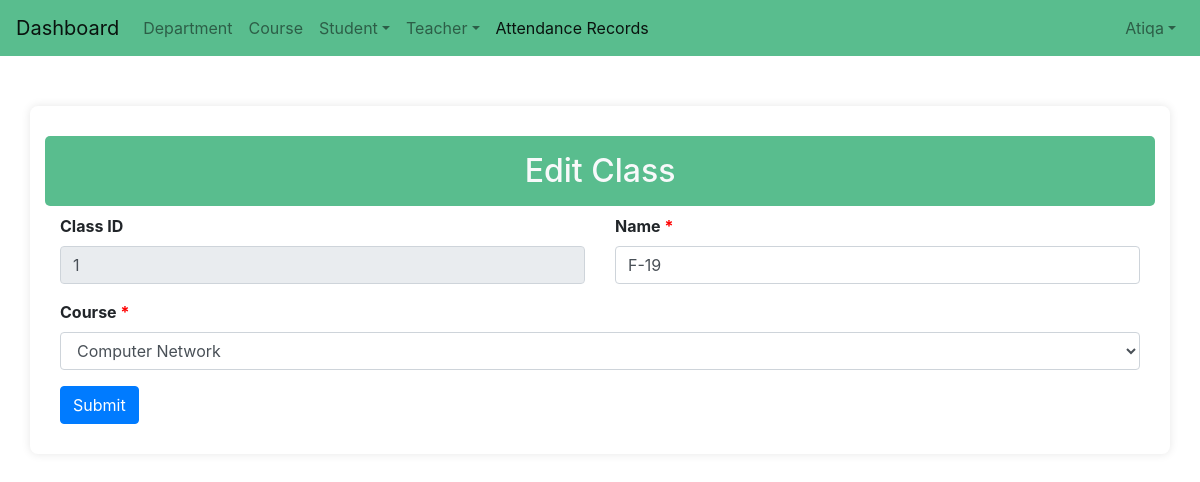
/classes_update/1/ (signed in), run on the app's committed database.
### attandance/models.py (models this page shows, shortened)
class CustomUser(AbstractUser):
    full_name = models.CharField(max_length=100, null=True)
    phone_number = models.CharField(max_length=15, blank=True, null=True)
    role = models.CharField(max_length=50, null=True)
    date_of_creation = models.DateField(auto_now_add=True, null=True)
    last_login_date = models.DateField(blank=True, null=True)
    is_super_admin = models.BooleanField(default=False)
    student = models.ForeignKey(Student, on_delete=models.CASCADE, null=True, blank=True)
    objects = CustomUserManager()

class Classes(models.Model):
    classes_id = models.CharField(max_length=100, null=True)
    name = models.CharField(max_length=255, unique=True)
    courses = models.ForeignKey(Courses, on_delete=models.CASCADE)
    created_on = models.DateTimeField(auto_now_add=True)
    updated_on = models.DateTimeField(auto_now=True)

class Courses(models.Model):
    course_id = models.CharField(max_length=100, null=True)
    name = models.CharField(max_length=255, )
    department = models.ForeignKey(Department, on_delete=models.CASCADE)
    created_on = models.DateTimeField(auto_now_add=True)
    updated_on = models.DateTimeField(auto_now=True)

### attandance/views.py (the view, shortened to what this page needs)
# urls.py: path('classes_update/<int:class_id>/', views.classes_update, name='classes_update'),
@login_required(login_url='home')
def classes_update(request, class_id):
    classes = get_object_or_404(Classes, pk=class_id)
    courses = Courses.objects.all()
    return render(request, 'admin/class/classes_update.html', {
        'classes': classes,
        'courses': courses
    })

### templates/admin/class/classes_update.html (shortened to what this page needs)
<!DOCTYPE html>
<html lang="en">
{% load static %}
<head>
</head>
<body>
    {% include 'navbar.html' %}
    <div class="container">
        <h2 class="text-light py-3">Edit Class</h2>
        <form method="post" enctype="multipart/form-data">
            <div class="container-fluid">
                <div class="row mb-3">
                    <div class="col-md-6">
                        <label for="classes_id" class="form-label">Class ID</label>
                        <input type="text" class="form-control" id="classes_id" value="{{ classes.classes_id }}" name="classes_id" readonly>
                    </div>
                    <div class="col-md-6">
                        <label for="name" class="form-label">Name <span style="color:red;">*</span></label>
                        <input type="text" class="form-control" id="name" name="name" value="{{ form_data.name|default:classes.name }}">
                    </div>
                </div>
                <div class="mb-3">
                    <label for="course" class="form-label">Course <span style="color:red; font-weight:bold;">*</span></label>
                    <select id="course" name="course" class="form-control">
                        {% for course in courses %}
                        <option value="{{ course.id }}" {% if course.id == classes.courses.id %}selected{% endif %}>{{ course.name }}</option>
                        {% endfor %}
                    </select>
                </div>
                <div class="row">
                    <div class="col-md-12">
                        <button type="submit" class="btn btn-primary">Submit</button>
                    </div>
                </div>
            </div>
        </form>
    </div>
</body>
</html>

### templates/navbar.html (shortened to what this page needs)
<html lang="en">
<head>
  <link rel="stylesheet" href="https://maxcdn.bootstrapcdn.com/bootstrap/4.5.2/css/bootstrap.min.css">
  <link rel="stylesheet" href="https://cdn.datatables.net/1.13.6/css/jquery.dataTables.min.css">
  <link href="https://cdnjs.cloudflare.com/ajax/libs/select2/4.1.0/css/select2.min.css" rel="stylesheet" />
  <link rel="stylesheet" href="https://cdnjs.cloudflare.com/ajax/libs/font-awesome/5.15.3/css/all.min.css">
</head>
<body>
  <nav class="navbar navbar-expand-lg navbar-light" style="background: #59bd8e;">
    <a class="navbar-brand" href="/dashboard">Dashboard</a>
    <div class="collapse navbar-collapse" id="navbarSupportedContent">
      <ul class="navbar-nav mr-auto">
        <li class="nav-item ">
          <a class="nav-link" href="{% url 'department_list' %}">Department</a>
        </li>
        <li class="nav-item ">
          <a class="nav-link" href="{% url 'courses_list' %}">Course</a>
        </li>
        <li class="nav-item dropdown">
          <a class="nav-link dropdown-toggle" data-toggle="dropdown" href="#">Student</a>
        </li>
        <li class="nav-item dropdown">
          <a class="nav-link dropdown-toggle" data-toggle="dropdown" href="#">Teacher</a>
        </li>
        <li class="nav-item active">
          <a class="nav-link" href="/upload_and_filter_attendance">Attendance Records
       </a>
        </li>
      </ul>
      <ul class="navbar-nav ml-auto">
        {% if user.username is not None %}
        <li class="nav-item dropdown custom-dropdown">
          <a class="nav-link dropdown-toggle" data-toggle="dropdown" href="#">{{ user.username|capfirst }}</a>
        </li>
        {% endif %}
      </ul>
    </div>
</nav>
</body>
</html>

### templates/admin/class/classes_update.html (style rules this page uses)
body { background-color: #f8f9fa; font-family: Arial, sans-serif; }
.container { max-width: 800px; background: #ffffff; padding: 30px; border-radius: 8px; box-shadow: 0 0 10px rgba(0, 0, 0, 0.1); margin-top: 50px; }
h2 { background-color: #59bd8e; color: white; padding: 15px; border-radius: 5px; font-size: 1.5rem; text-align: center; }
.form-label { font-weight: bold; }
.form-control { border-radius: 5px; }
.btn-primary { background-color: #59bd8e; border: none; border-radius: 5px; padding: 10px 20px; font-size: 1rem; }

### data on the page
CustomUser: username "Atiqa"
Classes: classes_id "1", name "F-19", course "Computer Network"
